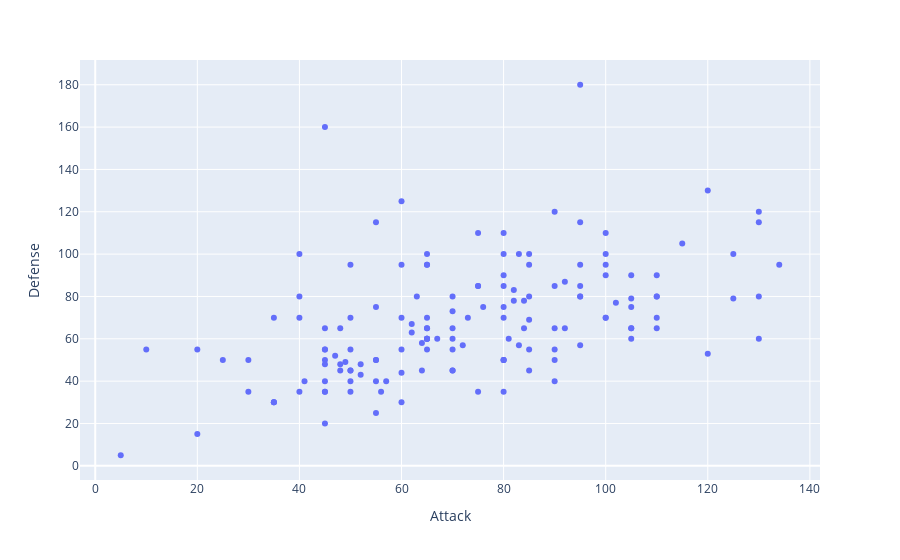

Notebook cell for this chart:
### Code cell
#compare attack & defense 
fig = px.scatter(df, x ='Attack', y='Defense')
fig.show()

### Figure 1 — Plotly figure (JSON) as saved in the notebook; plotly's stock layout.template omitted (floating-point values rounded to 4 significant figures; data arrays with more than 128 entries replaced by an {"elided": "..."} marker saying what was removed)
{"data": [{"hovertemplate": "Attack=%{x}<br>Defense=%{y}<extra></extra>", "legendgroup": "", "marker": {"color": "#636efa", "symbol": "circle"}, "mode": "markers", "name": "", "orientation": "v", "showlegend": false, "type": "scatter", "x": {"elided": "151 int values"}, "xaxis": "x", "y": {"elided": "151 int values"}, "yaxis": "y"}], "layout": {"legend": {"tracegroupgap": 0}, "margin": {"t": 60}, "xaxis": {"anchor": "y", "domain": [0, 1], "title": {"text": "Attack"}}, "yaxis": {"anchor": "x", "domain": [0, 1], "title": {"text": "Defense"}}}}
